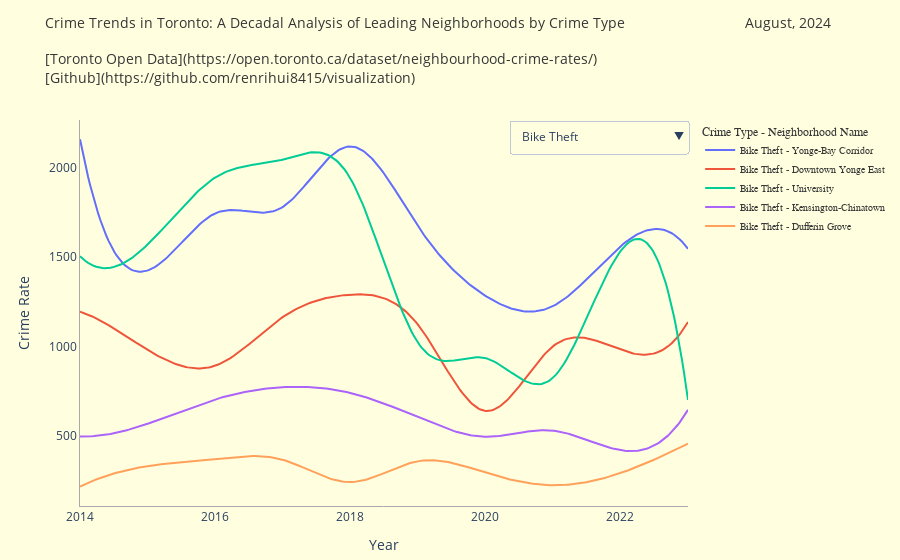

This figure's notebook cell:
### Markdown cell above
### 4. Main() Function to streamline the workflow

### Code cell
def main():

    # 1. Download the data file
    download_file(download_url, file_path)

    # 2. Data Process (ETL)
    # Process data before visualization
    df_long_total,_ = data_etl(file_path, num_neighbours)
    print(f"Step 2. Data has been extracted and transformed. Total : {len(df_long_total)} rows.")
    print("Print the first 5 rows to inspect the data:")
    print(df_long_total.head(5))
    area_counts =df_long_total['AREA_NAME'].value_counts().reset_index()
    area_counts.columns = ['AREA_NAME', 'Count']
    df_with_counts = pd.merge(df_long_total, area_counts, on='AREA_NAME', how='left')
    unique_combinations = df_with_counts[['AREA_NAME', 'HOOD_ID']].drop_duplicates()
    # print(unique_combinations)
    
    # 3. Data Visualization
    fig = data_visualizing(df_long_total, backgroud_color, axis_color, font_family, sans_serif, text_color)
    fig.write_html(fig_path)
    fig.show()
    current_directory = os.getcwd()
    print(f'Step 3. Interactive Plot has been generated and saved in "{os.path.join(current_directory, fig_path)}".')
       
if __name__ == "__main__":
    main()

### Figure 1 — Plotly figure (JSON) as saved in the notebook; plotly's stock layout.template omitted (floating-point values rounded to 4 significant figures; data arrays with more than 128 entries replaced by an {"elided": "..."} marker saying what was removed)
{"data": [{"customdata": {"elided": "300x1 str values"}, "hovertemplate": "<b>Area Name: %{customdata[0]}</b><br>Crime Rate: %{y:.2f}<br><extra></extra>", "line": {"color": "#636EFA"}, "mode": "lines", "name": "Bike Theft - Yonge-Bay Corridor", "type": "scatter", "visible": true, "x": {"elided": "300 float values"}, "y": {"elided": "300 float values"}}, {"customdata": {"elided": "300x1 str values"}, "hovertemplate": "<b>Area Name: %{customdata[0]}</b><br>Crime Rate: %{y:.2f}<br><extra></extra>", "line": {"color": "#EF553B"}, "mode": "lines", "name": "Bike Theft - Downtown Yonge East", "type": "scatter", "visible": true, "x": {"elided": "300 float values"}, "y": {"elided": "300 float values"}}, {"customdata": {"elided": "300x1 str values"}, "hovertemplate": "<b>Area Name: %{customdata[0]}</b><br>Crime Rate: %{y:.2f}<br><extra></extra>", "line": {"color": "#00CC96"}, "mode": "lines", "name": "Bike Theft - University", "type": "scatter", "visible": true, "x": {"elided": "300 float values"}, "y": {"elided": "300 float values"}}, {"customdata": {"elided": "300x1 str values"}, "hovertemplate": "<b>Area Name: %{customdata[0]}</b><br>Crime Rate: %{y:.2f}<br><extra></extra>", "line": {"color": "#AB63FA"}, "mode": "lines", "name": "Bike Theft - Kensington-Chinatown", "type": "scatter", "visible": true, "x": {"elided": "300 float values"}, "y": {"elided": "300 float values"}}, {"customdata": {"elided": "300x1 str values"}, "hovertemplate": "<b>Area Name: %{customdata[0]}</b><br>Crime Rate: %{y:.2f}<br><extra></extra>", "line": {"color": "#FFA15A"}, "mode": "lines", "name": "Bike Theft - Dufferin Grove", "type": "scatter", "visible": true, "x": {"elided": "300 float values"}, "y": {"elided": "300 float values"}}, {"customdata": {"elided": "300x1 str values"}, "hovertemplate": "<b>Area Name: %{customdata[0]}</b><br>Crime Rate: %{y:.2f}<br><extra></extra>", "line": {"color": "#636EFA"}, "mode": "lines", "name": "Robbery - Yonge-Bay Corridor", "type": "scatter", "visible": false, "x": {"elided": "300 float values"}, "y": {"elided": "300 float values"}}, {"customdata": {"elided": "300x1 str values"}, "hovertemplate": "<b>Area Name: %{customdata[0]}</b><br>Crime Rate: %{y:.2f}<br><extra></extra>", "line": {"color": "#19D3F3"}, "mode": "lines", "name": "Robbery - Bendale-Glen Andrew", "type": "scatter", "visible": false, "x": {"elided": "300 float values"}, "y": {"elided": "300 float values"}}, {"customdata": {"elided": "300x1 str values"}, "hovertemplate": "<b>Area Name: %{customdata[0]}</b><br>Crime Rate: %{y:.2f}<br><extra></extra>", "line": {"color": "#EF553B"}, "mode": "lines", "name": "Robbery - Downtown Yonge East", "type": "scatter", "visible": false, "x": {"elided": "300 float values"}, "y": {"elided": "300 float values"}}, {"customdata": {"elided": "300x1 str values"}, "hovertemplate": "<b>Area Name: %{customdata[0]}</b><br>Crime Rate: %{y:.2f}<br><extra></extra>", "line": {"color": "#FF6692"}, "mode": "lines", "name": "Robbery - Yorkdale-Glen Park", "type": "scatter", "visible": false, "x": {"elided": "300 float values"}, "y": {"elided": "300 float values"}}, {"customdata": {"elided": "300x1 str values"}, "hovertemplate": "<b>Area Name: %{customdata[0]}</b><br>Crime Rate: %{y:.2f}<br><extra></extra>", "line": {"color": "#B6E880"}, "mode": "lines", "name": "Robbery - York University Heights", "type": "scatter", "visible": false, "x": {"elided": "300 float values"}, "y": {"elided": "300 float values"}}, {"customdata": {"elided": "300x1 str values"}, "hovertemplate": "<b>Area Name: %{customdata[0]}</b><br>Crime Rate: %{y:.2f}<br><extra></extra>", "line": {"color": "#636EFA"}, "mode": "lines", "name": "Break and Enter - Yonge-Bay Corridor", "type": "scatter", "visible": false, "x": {"elided": "300 float values"}, "y": {"elided": "300 float values"}}, {"customdata": {"elided": "300x1 str values"}, "hovertemplate": "<b>Area Name: %{customdata[0]}</b><br>Crime Rate: %{y:.2f}<br><extra></extra>", "line": {"color": "#00CC96"}, "mode": "lines", "name": "Break and Enter - University", "type": "scatter", "visible": false, "x": {"elided": "300 float values"}, "y": {"elided": "300 float values"}}, {"customdata": {"elided": "300x1 str values"}, "hovertemplate": "<b>Area Name: %{customdata[0]}</b><br>Crime Rate: %{y:.2f}<br><extra></extra>", "line": {"color": "#FF97FF"}, "mode": "lines", "name": "Break and Enter - Bridle Path-Sunnybrook-York Mills", "type": "scatter", "visible": false, "x": {"elided": "300 float values"}, "y": {"elided": "300 float values"}}, {"customdata": {"elided": "300x1 str values"}, "hovertemplate": "<b>Area Name: %{customdata[0]}</b><br>Crime Rate: %{y:.2f}<br><extra></extra>", "line": {"color": "#FF6692"}, "mode": "lines", "name": "Break and Enter - Yorkdale-Glen Park", "type": "scatter", "visible": false, "x": {"elided": "300 float values"}, "y": {"elided": "300 float values"}}, {"customdata": {"elided": "300x1 str values"}, "hovertemplate": "<b>Area Name: %{customdata[0]}</b><br>Crime Rate: %{y:.2f}<br><extra></extra>", "line": {"color": "#B6E880"}, "mode": "lines", "name": "Break and Enter - York University Heights", "type": "scatter", "visible": false, "x": {"elided": "300 float values"}, "y": {"elided": "300 float values"}}, {"customdata": {"elided": "300x1 str values"}, "hovertemplate": "<b>Area Name: %{customdata[0]}</b><br>Crime Rate: %{y:.2f}<br><extra></extra>", "line": {"color": "#636EFA"}, "mode": "lines", "name": "Assault - Yonge-Bay Corridor", "type": "scatter", "visible": false, "x": {"elided": "300 float values"}, "y": {"elided": "300 float values"}}, {"customdata": {"elided": "300x1 str values"}, "hovertemplate": "<b>Area Name: %{customdata[0]}</b><br>Crime Rate: %{y:.2f}<br><extra></extra>", "line": {"color": "#EF553B"}, "mode": "lines", "name": "Assault - Downtown Yonge East", "type": "scatter", "visible": false, "x": {"elided": "300 float values"}, "y": {"elided": "300 float values"}}, {"customdata": {"elided": "300x1 str values"}, "hovertemplate": "<b>Area Name: %{customdata[0]}</b><br>Crime Rate: %{y:.2f}<br><extra></extra>", "line": {"color": "#FECB52"}, "mode": "lines", "name": "Assault - Mimico-Queensway", "type": "scatter", "visible": false, "x": {"elided": "300 float values"}, "y": {"elided": "300 float values"}}, {"customdata": {"elided": "300x1 str values"}, "hovertemplate": "<b>Area Name: %{customdata[0]}</b><br>Crime Rate: %{y:.2f}<br><extra></extra>", "line": {"color": "#AB63FA"}, "mode": "lines", "name": "Assault - Kensington-Chinatown", "type": "scatter", "visible": false, "x": {"elided": "300 float values"}, "y": {"elided": "300 float values"}}, {"customdata": {"elided": "300x1 str values"}, "hovertemplate": "<b>Area Name: %{customdata[0]}</b><br>Crime Rate: %{y:.2f}<br><extra></extra>", "line": {"color": "#636EFA"}, "mode": "lines", "name": "Assault - Moss Park", "type": "scatter", "visible": false, "x": {"elided": "300 float values"}, "y": {"elided": "300 float values"}}, {"customdata": {"elided": "300x1 str values"}, "hovertemplate": "<b>Area Name: %{customdata[0]}</b><br>Crime Rate: %{y:.2f}<br><extra></extra>", "line": {"color": "#EF553B"}, "mode": "lines", "name": "Auto Theft - Milliken", "type": "scatter", "visible": false, "x": {"elided": "300 float values"}, "y": {"elided": "300 float values"}}, {"customdata": {"elided": "300x1 str values"}, "hovertemplate": "<b>Area Name: %{customdata[0]}</b><br>Crime Rate: %{y:.2f}<br><extra></extra>", "line": {"color": "#00CC96"}, "mode": "lines", "name": "Auto Theft - Etobicoke City Centre", "type": "scatter", "visible": false, "x": {"elided": "300 float values"}, "y": {"elided": "300 float values"}}, {"customdata": {"elided": "300x1 str values"}, "hovertemplate": "<b>Area Name: %{customdata[0]}</b><br>Crime Rate: %{y:.2f}<br><extra></extra>", "line": {"color": "#FF6692"}, "mode": "lines", "name": "Auto Theft - Yorkdale-Glen Park", "type": "scatter", "visible": false, "x": {"elided": "300 float values"}, "y": {"elided": "300 float values"}}, {"customdata": {"elided": "300x1 str values"}, "hovertemplate": "<b>Area Name: %{customdata[0]}</b><br>Crime Rate: %{y:.2f}<br><extra></extra>", "line": {"color": "#AB63FA"}, "mode": "lines", "name": "Auto Theft - West Humber-Clairville", "type": "scatter", "visible": false, "x": {"elided": "300 float values"}, "y": {"elided": "300 float values"}}, {"customdata": {"elided": "300x1 str values"}, "hovertemplate": "<b>Area Name: %{customdata[0]}</b><br>Crime Rate: %{y:.2f}<br><extra></extra>", "line": {"color": "#FFA15A"}, "mode": "lines", "name": "Auto Theft - Humber Summit", "type": "scatter", "visible": false, "x": {"elided": "300 float values"}, "y": {"elided": "300 float values"}}, {"customdata": {"elided": "300x1 str values"}, "hovertemplate": "<b>Area Name: %{customdata[0]}</b><br>Crime Rate: %{y:.2f}<br><extra></extra>", "line": {"color": "#EF553B"}, "mode": "lines", "name": "Theft from Motor Vehicle - Downtown Yonge East", "type": "scatter", "visible": false, "x": {"elided": "300 float values"}, "y": {"elided": "300 float values"}}, {"customdata": {"elided": "300x1 str values"}, "hovertemplate": "<b>Area Name: %{customdata[0]}</b><br>Crime Rate: %{y:.2f}<br><extra></extra>", "line": {"color": "#00CC96"}, "mode": "lines", "name": "Theft from Motor Vehicle - Etobicoke City Centre", "type": "scatter", "visible": false, "x": {"elided": "300 float values"}, "y": {"elided": "300 float values"}}, {"customdata": {"elided": "300x1 str values"}, "hovertemplate": "<b>Area Name: %{customdata[0]}</b><br>Crime Rate: %{y:.2f}<br><extra></extra>", "line": {"color": "#FF6692"}, "mode": "lines", "name": "Theft from Motor Vehicle - Yorkdale-Glen Park", "type": "scatter", "visible": false, "x": {"elided": "300 float values"}, "y": {"elided": "300 float values"}}, {"customdata": {"elided": "300x1 str values"}, "hovertemplate": "<b>Area Name: %{customdata[0]}</b><br>Crime Rate: %{y:.2f}<br><extra></extra>", "line": {"color": "#AB63FA"}, "mode": "lines", "name": "Theft from Motor Vehicle - West Humber-Clairville", "type": "scatter", "visible": false, "x": {"elided": "300 float values"}, "y": {"elided": "300 float values"}}, {"customdata": {"elided": "300x1 str values"}, "hovertemplate": "<b>Area Name: %{customdata[0]}</b><br>Crime Rate: %{y:.2f}<br><extra></extra>", "line": {"color": "#FFA15A"}, "mode": "lines", "name": "Theft from Motor Vehicle - Humber Summit", "type": "scatter", "visible": false, "x": {"elided": "300 float values"}, "y": {"elided": "300 float values"}}, {"customdata": {"elided": "300x1 str values"}, "hovertemplate": "<b>Area Name: %{customdata[0]}</b><br>Crime Rate: %{y:.2f}<br><extra></extra>", "line": {"color": "#19D3F3"}, "mode": "lines", "name": "Shooting - Beechborough-Greenbrook", "type": "scatter", "visible": false, "x": {"elided": "300 float values"}, "y": {"elided": "300 float values"}}, {"customdata": {"elided": "300x1 str values"}, "hovertemplate": "<b>Area Name: %{customdata[0]}</b><br>Crime Rate: %{y:.2f}<br><extra></extra>", "line": {"color": "#FF6692"}, "mode": "lines", "name": "Shooting - Blake-Jones", "type": "scatter", "visible": false, "x": {"elided": "300 float values"}, "y": {"elided": "300 float values"}}, {"customdata": {"elided": "300x1 str values"}, "hovertemplate": "<b>Area Name: %{customdata[0]}</b><br>Crime Rate: %{y:.2f}<br><extra></extra>", "line": {"color": "#B6E880"}, "mode": "lines", "name": "Shooting - Glenfield-Jane Heights", "type": "scatter", "visible": false, "x": {"elided": "300 float values"}, "y": {"elided": "300 float values"}}, {"customdata": {"elided": "300x1 str values"}, "hovertemplate": "<b>Area Name: %{customdata[0]}</b><br>Crime Rate: %{y:.2f}<br><extra></extra>", "line": {"color": "#FF97FF"}, "mode": "lines", "name": "Shooting - Mount Olive-Silverstone-Jamestown", "type": "scatter", "visible": false, "x": {"elided": "300 float values"}, "y": {"elided": "300 float values"}}, {"customdata": {"elided": "300x1 str values"}, "hovertemplate": "<b>Area Name: %{customdata[0]}</b><br>Crime Rate: %{y:.2f}<br><extra></extra>", "line": {"color": "#FFA15A"}, "mode": "lines", "name": "Shooting - Humber Summit", "type": "scatter", "visible": false, "x": {"elided": "300 float values"}, "y": {"elided": "300 float values"}}, {"customdata": {"elided": "300x1 str values"}, "hovertemplate": "<b>Area Name: %{customdata[0]}</b><br>Crime Rate: %{y:.2f}<br><extra></extra>", "line": {"color": "#FECB52"}, "mode": "lines", "name": "Homicide - Dorset Park", "type": "scatter", "visible": false, "x": {"elided": "300 float values"}, "y": {"elided": "300 float values"}}, {"customdata": {"elided": "300x1 str values"}, "hovertemplate": "<b>Area Name: %{customdata[0]}</b><br>Crime Rate: %{y:.2f}<br><extra></extra>", "line": {"color": "#19D3F3"}, "mode": "lines", "name": "Homicide - Beechborough-Greenbrook", "type": "scatter", "visible": false, "x": {"elided": "300 float values"}, "y": {"elided": "300 float values"}}, {"customdata": {"elided": "300x1 str values"}, "hovertemplate": "<b>Area Name: %{customdata[0]}</b><br>Crime Rate: %{y:.2f}<br><extra></extra>", "line": {"color": "#636EFA"}, "mode": "lines", "name": "Homicide - Palmerston-Little Italy", "type": "scatter", "visible": false, "x": {"elided": "300 float values"}, "y": {"elided": "300 float values"}}, {"customdata": {"elided": "300x1 str values"}, "hovertemplate": "<b>Area Name: %{customdata[0]}</b><br>Crime Rate: %{y:.2f}<br><extra></extra>", "line": {"color": "#636EFA"}, "mode": "lines", "name": "Homicide - Moss Park", "type": "scatter", "visible": false, "x": {"elided": "300 float values"}, "y": {"elided": "300 float values"}}, {"customdata": {"elided": "300x1 str values"}, "hovertemplate": "<b>Area Name: %{customdata[0]}</b><br>Crime Rate: %{y:.2f}<br><extra></extra>", "line": {"color": "#FFA15A"}, "mode": "lines", "name": "Homicide - Humber Summit", "type": "scatter", "visible": false, "x": {"elided": "300 float values"}, "y": {"elided": "300 float values"}}, {"customdata": {"elided": "300x1 str values"}, "hovertemplate": "<b>Area Name: %{customdata[0]}</b><br>Crime Rate: %{y:.2f}<br><extra></extra>", "line": {"color": "#636EFA"}, "mode": "lines", "name": "Theft from Vehicle - Yonge-Bay Corridor", "type": "scatter", "visible": false, "x": {"elided": "300 float values"}, "y": {"elided": "300 float values"}}, {"customdata": {"elided": "300x1 str values"}, "hovertemplate": "<b>Area Name: %{customdata[0]}</b><br>Crime Rate: %{y:.2f}<br><extra></extra>", "line": {"color": "#00CC96"}, "mode": "lines", "name": "Theft from Vehicle - Etobicoke City Centre", "type": "scatter", "visible": false, "x": {"elided": "300 float values"}, "y": {"elided": "300 float values"}}, {"customdata": {"elided": "300x1 str values"}, "hovertemplate": "<b>Area Name: %{customdata[0]}</b><br>Crime Rate: %{y:.2f}<br><extra></extra>", "line": {"color": "#FF6692"}, "mode": "lines", "name": "Theft from Vehicle - Yorkdale-Glen Park", "type": "scatter", "visible": false, "x": {"elided": "300 float values"}, "y": {"elided": "300 float values"}}, {"customdata": {"elided": "300x1 str values"}, "hovertemplate": "<b>Area Name: %{customdata[0]}</b><br>Crime Rate: %{y:.2f}<br><extra></extra>", "line": {"color": "#AB63FA"}, "mode": "lines", "name": "Theft from Vehicle - West Humber-Clairville", "type": "scatter", "visible": false, "x": {"elided": "300 float values"}, "y": {"elided": "300 float values"}}, {"customdata": {"elided": "300x1 str values"}, "hovertemplate": "<b>Area Name: %{customdata[0]}</b><br>Crime Rate: %{y:.2f}<br><extra></extra>", "line": {"color": "#FFA15A"}, "mode": "lines", "name": "Theft from Vehicle - Humber Summit", "type": "scatter", "visible": false, "x": {"elided": "300 float values"}, "y": {"elided": "300 float values"}}], "layout": {"autosize": true, "legend": {"font": {"color": "#363636", "family": "sans-serif", "size": 10}, "title": {"font": {"color": "#363636", "family": "Arial", "size": 12}, "text": "Crime Type - Neighborhood Name"}}, "margin": {"b": 10, "t": 120}, "paper_bgcolor": "#FFFFE0", "plot_bgcolor": "rgba(0,0,0,0)", "title": {"font": {"color": "#363636", "size": 14}, "text": "Crime Trends in Toronto: A Decadal Analysis of Leading Neighborhoods by Crime Type                              August, 2024<br><br>[Toronto Open Data](https://open.toronto.ca/dataset/neighbourhood-crime-rates/)<br>[Github](https://github.com/renrihui8415/visualization)<br>", "x": 0.05, "xanchor": "left", "y": 0.95, "yanchor": "top"}, "updatemenus": [{"active": 0, "buttons": [{"args": [{"visible": [true, true, true, true, true, false, false, false, false, false, false, false, false, false, false, false, false, false, false, false, false, false, false, false, false, false, false, false, false, false, false, false, false, false, false, false, false, false, false, false, false, false, false, false, false]}], "label": "Bike Theft", "method": "update"}, {"args": [{"visible": [false, false, false, false, false, true, true, true, true, true, false, false, false, false, false, false, false, false, false, false, false, false, false, false, false, false, false, false, false, false, false, false, false, false, false, false, false, false, false, false, false, false, false, false, false]}], "label": "Robbery", "method": "update"}, {"args": [{"visible": [false, false, false, false, false, false, false, false, false, false, true, true, true, true, true, false, false, false, false, false, false, false, false, false, false, false, false, false, false, false, false, false, false, false, false, false, false, false, false, false, false, false, false, false, false]}], "label": "Break and Enter", "method": "update"}, {"args": [{"visible": [false, false, false, false, false, false, false, false, false, false, false, false, false, false, false, true, true, true, true, true, false, false, false, false, false, false, false, false, false, false, false, false, false, false, false, false, false, false, false, false, false, false, false, false, false]}], "label": "Assault", "method": "update"}, {"args": [{"visible": [false, false, false, false, false, false, false, false, false, false, false, false, false, false, false, false, false, false, false, false, true, true, true, true, true, false, false, false, false, false, false, false, false, false, false, false, false, false, false, false, false, false, false, false, false]}], "label": "Auto Theft", "method": "update"}, {"args": [{"visible": [false, false, false, false, false, false, false, false, false, false, false, false, false, false, false, false, false, false, false, false, false, false, false, false, false, true, true, true, true, true, false, false, false, false, false, false, false, false, false, false, false, false, false, false, false]}], "label": "Theft from Motor Vehicle", "method": "update"}, {"args": [{"visible": [false, false, false, false, false, false, false, false, false, false, false, false, false, false, false, false, false, false, false, false, false, false, false, false, false, false, false, false, false, false, true, true, true, true, true, false, false, false, false, false, false, false, false, false, false]}], "label": "Shooting", "method": "update"}, {"args": [{"visible": [false, false, false, false, false, false, false, false, false, false, false, false, false, false, false, false, false, false, false, false, false, false, false, false, false, false, false, false, false, false, false, false, false, false, false, true, true, true, true, true, false, false, false, false, false]}], "label": "Homicide", "method": "update"}, {"args": [{"visible": [false, false, false, false, false, false, false, false, false, false, false, false, false, false, false, false, false, false, false, false, false, false, false, false, false, false, false, false, false, false, false, false, false, false, false, false, false, false, false, false, true, true, true, true, true]}], "label": "Theft from Vehicle", "method": "update"}], "x": 1, "xanchor": "right", "y": 1, "yanchor": "top"}], "xaxis": {"linecolor": "#A9A9A9", "showgrid": false, "showline": true, "showticklabels": true, "tickcolor": "#A9A9A9", "title": {"text": "Year"}, "zeroline": false}, "yaxis": {"linecolor": "#A9A9A9", "showgrid": false, "showline": true, "showticklabels": true, "tickcolor": "#A9A9A9", "title": {"text": "Crime Rate"}, "zeroline": false}}}
